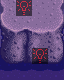

A level layout from a 2D game, rendered from its tile map. Below: a short description, then the map file with its tile-grid data intact:
An orthogonal 4x5 tile map with 16x16 px tiles, 10 tile layers (Back, Back1, Back2, Buildings, ...), 2 tilesets.

<map version="1.8" tiledversion="1.8.4" orientation="orthogonal" renderorder="left-down" width="4" height="5" tilewidth="16" tileheight="16" infinite="0" nextlayerid="16" nextobjectid="1">
 <tileset firstgid="1" name="bugTiles" tilewidth="16" tileheight="16" tilecount="112" columns="8">
  <image source="Tilesheets/bugLandTiles.png" width="128" height="224" />
  <tile id="4">
   <properties>
    <property name="Water" value="t" />
   </properties>
   <animation>
    <frame tileid="4" duration="990" />
    <frame tileid="55" duration="990" />
   </animation>
  </tile>
  <tile id="5">
   <properties>
    <property name="Water" value="t" />
   </properties>
   <animation>
    <frame tileid="5" duration="1000" />
    <frame tileid="63" duration="1000" />
   </animation>
  </tile>
  <tile id="6">
   <properties>
    <property name="Water" value="t" />
   </properties>
   <animation>
    <frame tileid="6" duration="995" />
    <frame tileid="71" duration="995" />
   </animation>
  </tile>
  <tile id="7">
   <properties>
    <property name="Water" value="t" />
   </properties>
  </tile>
  <tile id="9">
   <properties>
    <property name="Type" value="Dirt" />
   </properties>
  </tile>
  <tile id="10">
   <properties>
    <property name="Type" value="Dirt" />
   </properties>
  </tile>
  <tile id="17">
   <properties>
    <property name="Type" value="Dirt" />
   </properties>
  </tile>
  <tile id="18">
   <properties>
    <property name="Type" value="Dirt" />
   </properties>
  </tile>
  <tile id="23">
   <properties>
    <property name="Water" value="T" />
   </properties>
  </tile>
  <tile id="30">
   <properties>
    <property name="Water" value="t" />
   </properties>
  </tile>
  <tile id="33">
   <properties>
    <property name="NoSpawn" value="All" />
    <property name="Type" value="Stone" />
   </properties>
  </tile>
  <tile id="34">
   <properties>
    <property name="NoSpawn" value="All" />
    <property name="Type" value="Stone" />
   </properties>
  </tile>
  <tile id="35">
   <properties>
    <property name="NoSpawn" value="All" />
    <property name="Type" value="Stone" />
   </properties>
  </tile>
  <tile id="39">
   <properties>
    <property name="Water" value="t" />
   </properties>
  </tile>
  <tile id="55">
   <properties>
    <property name="Water" value="t" />
   </properties>
  </tile>
  <tile id="63">
   <properties>
    <property name="Water" value="t" />
   </properties>
  </tile>
  <tile id="71">
   <properties>
    <property name="Water" value="t" />
   </properties>
  </tile>
 </tileset>
 <tileset firstgid="113" name="Paths" tilewidth="16" tileheight="16" tilecount="32" columns="4">
  <image source="Tilesheets/paths.png" width="64" height="128" />
 </tileset>
 <layer id="1" name="Back" width="4" height="5">
  <data encoding="csv">
2,51,51,11,
11,11,57,10,
18,11,65,11,
11,11,73,11,
33,33,33,33
</data>
 </layer>
 <layer id="11" name="Back1" width="4" height="5">
  <data encoding="csv">
0,0,0,0,
0,0,0,0,
0,0,0,0,
0,0,0,0,
0,0,0,0
</data>
 </layer>
 <layer id="12" name="Back2" width="4" height="5">
  <data encoding="csv">
0,0,0,0,
0,0,0,0,
0,0,0,0,
0,0,0,0,
0,0,0,0
</data>
 </layer>
 <layer id="13" name="Buildings" width="4" height="5">
  <data encoding="csv">
50,51,0,52,
58,59,0,60,
66,67,65,68,
74,75,73,76,
0,0,0,0
</data>
 </layer>
 <layer id="14" name="Buildings1" width="4" height="5">
  <data encoding="csv">
0,0,0,0,
0,0,0,0,
0,0,0,0,
0,0,0,0,
0,0,0,0
</data>
 </layer>
 <objectgroup id="2" name="Back" />
 <layer id="3" name="Building" width="4" height="5">
  <data encoding="csv">
0,0,0,0,
0,0,0,0,
0,0,0,0,
0,0,0,0,
0,0,0,0
</data>
 </layer>
 <objectgroup id="4" name="Building" />
 <layer id="5" name="Paths" width="4" height="5">
  <data encoding="csv">
0,121,0,0,
0,0,0,0,
0,0,0,0,
0,0,121,0,
0,0,0,0
</data>
 </layer>
 <objectgroup id="6" name="Paths" />
 <layer id="7" name="Front" width="4" height="5">
  <data encoding="csv">
0,0,0,0,
0,0,0,0,
0,0,0,0,
0,0,0,0,
0,0,0,0
</data>
 </layer>
 <layer id="15" name="Front1" width="4" height="5">
  <data encoding="csv">
0,0,0,0,
0,0,0,0,
0,0,0,0,
0,0,0,0,
0,0,0,0
</data>
 </layer>
 <objectgroup id="8" name="Front" />
 <layer id="9" name="AlwaysFront" width="4" height="5">
  <data encoding="csv">
0,0,0,0,
0,0,0,0,
0,0,0,0,
0,0,0,0,
0,0,0,0
</data>
 </layer>
 <objectgroup id="10" name="AlwaysFront" />
</map>
